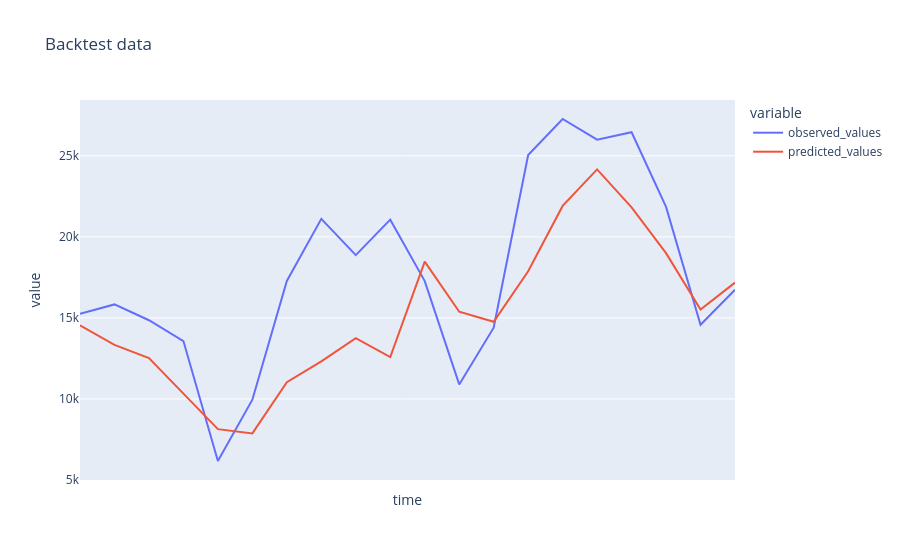

This figure's notebook cell:
### Markdown cell above
### Backtest data visualization

### Code cell
from datetime import datetime, timedelta

import numpy as np

backtest_dfs = []
for i in range(backtest_num):
    visualization = pipeline_details["visualization"]["backtest"]["iterations"][i]
    backtest_dates = visualization["time"]
    backtest_predictions = visualization["predicted_values"][0]
    observed_values = visualization["observed_values"][0]
    backtest_dfs.append(
        pd.DataFrame(
            {
                "time": backtest_dates,
                "observed_values": observed_values,
                "predicted_values": backtest_predictions,
            }
        )
    )
backtest_df = pd.concat(backtest_dfs)
fig = px.line(
    backtest_df,
    x="time",
    y=backtest_df.columns,
    hover_data={"time": "|%B %d, %Y"},
    title="Backtest data",
)
fig.update_xaxes(dtick="M1", tickformat="%b\n%Y")
fig.show()

### Figure 1 — Plotly figure (JSON) as saved in the notebook; plotly's stock layout.template omitted (floating-point values rounded to 4 significant figures)
{"data": [{"hovertemplate": "variable=observed_values<br>time=%{x|%B %d, %Y}<br>value=%{y}<extra></extra>", "legendgroup": "observed_values", "line": {"color": "#636efa", "dash": "solid"}, "marker": {"symbol": "circle"}, "mode": "lines", "name": "observed_values", "orientation": "v", "showlegend": true, "type": "scatter", "x": ["2021-03-04", "2021-03-05", "2021-03-06", "2021-03-07", "2021-03-08", "2021-03-09", "2021-03-10", "2021-03-11", "2021-03-12", "2021-03-13", "2021-03-14", "2021-03-15", "2021-03-16", "2021-03-17", "2021-03-18", "2021-03-19", "2021-03-20", "2021-03-21", "2021-03-22", "2021-03-23"], "xaxis": "x", "y": [15250.0, 15830.0, 14860.0, 13570.0, 6169.0, 9953.0, 17280.0, 21110.0, 18870.0, 21060.0, 17270.0, 10900.0, 14390.0, 25050.0, 27270.0, 26000.0, 26460.0, 21850.0, 14580.0, 16740.0], "yaxis": "y"}, {"hovertemplate": "variable=predicted_values<br>time=%{x|%B %d, %Y}<br>value=%{y}<extra></extra>", "legendgroup": "predicted_values", "line": {"color": "#EF553B", "dash": "solid"}, "marker": {"symbol": "circle"}, "mode": "lines", "name": "predicted_values", "orientation": "v", "showlegend": true, "type": "scatter", "x": ["2021-03-04", "2021-03-05", "2021-03-06", "2021-03-07", "2021-03-08", "2021-03-09", "2021-03-10", "2021-03-11", "2021-03-12", "2021-03-13", "2021-03-14", "2021-03-15", "2021-03-16", "2021-03-17", "2021-03-18", "2021-03-19", "2021-03-20", "2021-03-21", "2021-03-22", "2021-03-23"], "xaxis": "x", "y": [14550.0, 13340.0, 12520.0, 10320.0, 8136.0, 7874.0, 11030.0, 12320.0, 13750.0, 12580.0, 18470.0, 15380.0, 14760.0, 17880.0, 21910.0, 24160.0, 21830.0, 18990.0, 15510.0, 17180.0], "yaxis": "y"}], "layout": {"legend": {"title": {"text": "variable"}, "tracegroupgap": 0}, "title": {"text": "Backtest data"}, "xaxis": {"anchor": "y", "domain": [0, 1], "dtick": "M1", "tickformat": "%b\n%Y", "title": {"text": "time"}}, "yaxis": {"anchor": "x", "domain": [0, 1], "title": {"text": "value"}}}}
